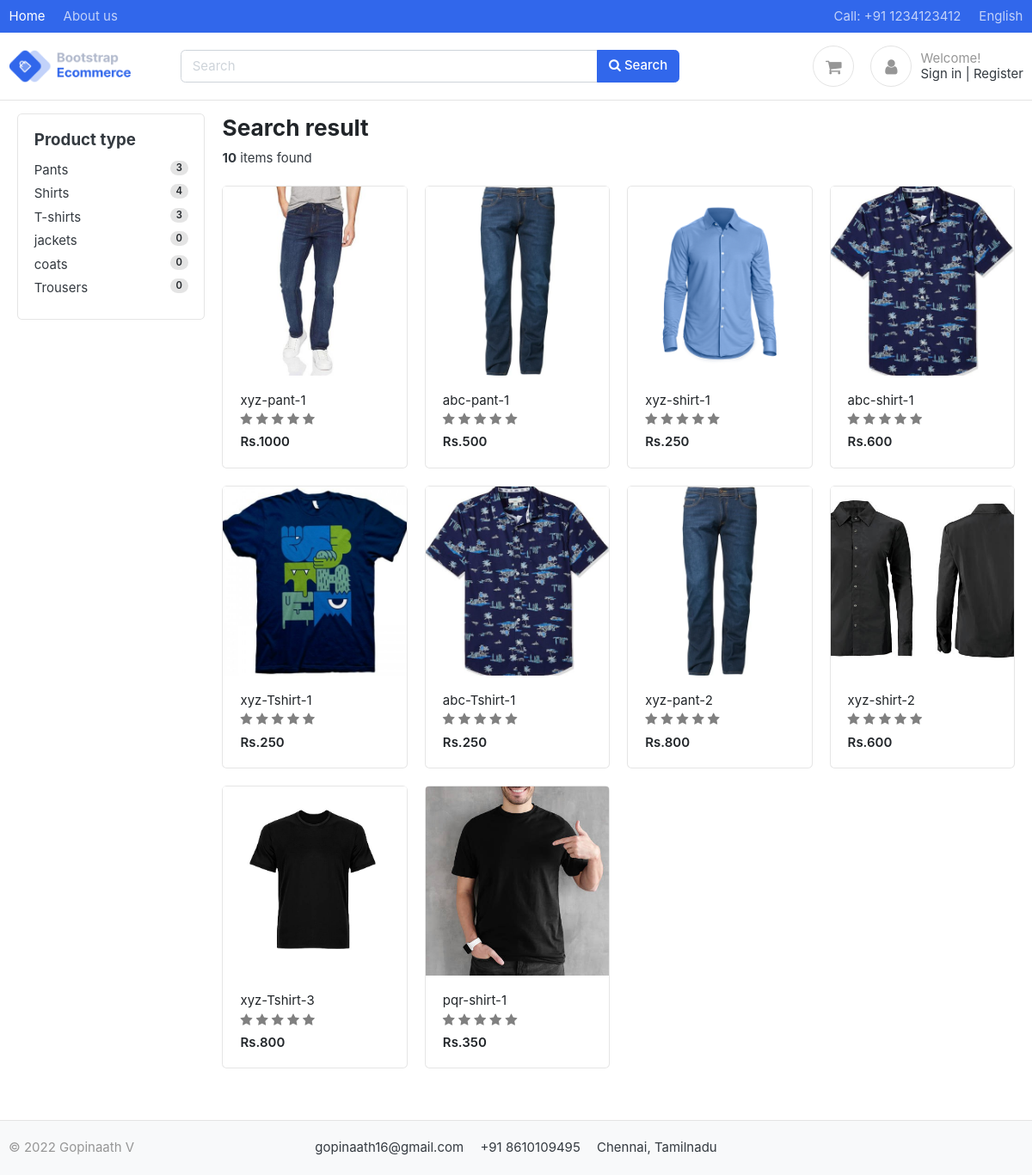
The app's page /shop/ with its own data.
### product_category/models.py (models this page shows, shortened)
class Product_category(models.Model):
    category_name = models.CharField(max_length=50, unique=True)
    slug = models.SlugField(max_length=100, unique=True)
    category_description = models.TextField(max_length=255, blank=True)
    category_image = models.ImageField(upload_to='photos/categories', blank=True)
    class Meta:
        verbose_name='category'
        verbose_name_plural='categories'
    def get_url(self):
        return reverse('products_by_category',args=[self.slug])

### shop/models.py (models this page shows)
class Product(models.Model):
    product_name = models.CharField(max_length=200, unique=True)
    slug = models.SlugField(max_length=200, unique=True)
    product_description = models.TextField(max_length=500, blank=True)
    product_price = models.IntegerField()
    product_images = models.ImageField(upload_to='photos/products')
    product_category = models.ForeignKey(Product_category, on_delete=models.CASCADE)
    brand=models.ForeignKey(Brands, on_delete=models.CASCADE,null=True)
    stock = models.IntegerField()
    is_available = models.BooleanField(default=True)
    created_date = models.DateTimeField(auto_now_add=True)
    modified_date = models.DateTimeField(auto_now=True)
    def get_url(self):
        return reverse('product_detail',args=[self.product_category.slug,self.slug])
    def product_rating(self):
        reviews=Review_Rating.objects.filter(product=self.id)
        avg=0
        for review in reviews:
            avg+=review.rating
        if avg>0:
            avg=avg//len(reviews)
        return int(avg)
    def total_reviews(self):
        reviews=Review_Rating.objects.filter(product=self.id)
        return len(reviews)

### shop/views.py (the view)
# urls.py: path('', views.store, name='store'),
def store(request,category_slug=None):
     if category_slug != None:
         categories=get_object_or_404(Product_category,slug=category_slug)
         products=Product.objects.filter(product_category=categories,is_available=True).order_by('id')
         paginator= Paginator(products,12)
         page = request.GET.get('page')
         paged_products = paginator.get_page(page)
         products_count = products.count()
     else:
         products=Product.objects.all().filter(is_available=True).order_by('id')
         paginator = Paginator(products, 12)
         page = request.GET.get('page')
         paged_products = paginator.get_page(page)
         products_count=products.count()
     all_categories=Product_category.objects.all()
     categories={}
     for category in all_categories:
        categories[category]=Product.objects.all().filter(product_category=category).count()
     context={
         'products':paged_products,
         'products_count':products_count,
         'categories':categories,
     }
     return render(request,'content.html',context)

### cart/context_processor.py (called while the page is built)
def cart_items_count(request):
    cart_cnt=0
    if request.path=='admin':
        return {}
    else:
       try:
            cart_cnt=0
            if request.user.is_authenticated:
                cart_items=Cart_Items.objects.all().filter(user=request.user)
            else:
                cart=Cart.objects.filter(cart_id=_cart_id(request))
                cart_items=Cart_Items.objects.all().filter(cart=cart[:1])
            for cart_item in cart_items:
                cart_cnt += cart_item.quantity
       except Cart.DoesNotExist:
           cart_cnt=0
    return dict(cart_cnt=cart_cnt)

### cart/views.py (called while the page is built)
def _cart_id(request):
    cart=request.session.session_key
    if not cart:
        cart=request.session.create()
    return cart

### product_category/context_processor.py (called while the page is built)
def category_links(request):
    links=Product_category.objects.all()
    return dict(links=links)

### templates/content.html (shortened to what this page needs)
{% extends 'base.html'%}
{% load static %}
{% block content %}
<section class="section-content">
<div class="container" style="display: flex;">
	<div class="container" style="flex: 25%;">
		<div class="card mb-3" style="margin-top: 1rem;">
	<div class="card-body">
		<h5 class="card-title">Product type</h5>
		<ul class="list-menu">
			{% for category,cnt in categories.items %}
			<li><a href="{{ category.get_url }}">{{category.category_name}} <span class="badge badge-pill badge-light float-right">{{cnt}}</span> </a></li>
			{% endfor %}
		</ul>
	</div>
</div>
	</div>
	<div class="container">
<header class="section-heading">
	<h3 class="section-title">Search result</h3>
    <div class="form-inline">
			<span class="mr-md-auto"><b>{{ products_count }}</b> items found </span>
		</div>
</header>
<div class="row">
	{% for product in products %}
	<div class="col-md-3">
		<div href="#" class="card card-product-grid">
			<a href="#" class="img-wrap"> <img src="{{ product.product_images.url }}"> </a>
			<figcaption class="info-wrap">
				<a href="{{ product.get_url }}" class="title">{{product.product_name}}</a>
				<div class="rating-wrap">
					{% if product.product_rating >= 1%}
				<span><i class="fa fa-star" style="color: #ffb503;"> </i></span>
				{% else %}
				<span><i class="fa fa-star" style="color: grey;"> </i></span>
				{% endif %}
				{% if product.product_rating >= 2%}
				<span><i class="fa fa-star" style="color: #ffb503;"> </i></span>
				{% else %}
				<span><i class="fa fa-star" style="color: grey;"> </i></span>
				{% endif %}
				{% if product.product_rating >= 3%}
				<span><i class="fa fa-star" style="color: #ffb503;"> </i></span>
				{% else %}
				<span><i class="fa fa-star" style="color: grey;"> </i></span>
				{% endif %}
				{% if product.product_rating >= 4%}
				<span><i class="fa fa-star" style="color: #ffb503;"> </i></span>
				{% else %}
				<span><i class="fa fa-star" style="color: grey;"> </i></span>
				{% endif %}
				{% if product.product_rating >= 5%}
				<span><i class="fa fa-star" style="color: #ffb503;"> </i></span>
				{% else %}
				<span><i class="fa fa-star" style="color: grey;"> </i></span>
				{% endif %}
				</div>
				<div class="price mt-1">Rs.{{product.product_price}}</div>
			</figcaption>
		</div>
	</div>
	{% endfor %}
</div>
</div>
</div>
</section>
{% endblock %}

### templates/base.html (shortened to what this page needs)
<!DOCTYPE HTML>
{% load static%}
<html lang="en">
<head>
<link href="{% static 'css/bootstrap.css'%}" rel="stylesheet" type="text/css"/>
<link href="{% static 'css/ui.css'%}" rel="stylesheet" type="text/css"/>
    <link href="{% static 'css/custom.css'%}" rel="stylesheet" type="text/css"/>
    <link href="{% static 'css/responsive.css'%}" rel="stylesheet" media="only screen and (max-width: 1200px)" />
<link rel="stylesheet" href="https://cdnjs.cloudflare.com/ajax/libs/font-awesome/4.7.0/css/font-awesome.min.css">
</head>
<body>
{% include 'header.html'%}
{% block content %}
{% endblock %}
{% include 'footer.html' %}
</body>
</html>

### templates/header.html (shortened to what this page needs)
{% load static %}
<header class="section-header">
<nav class="navbar navbar-dark navbar-expand p-0 bg-primary">
<div class="container">
    <ul class="navbar-nav d-none d-md-flex mr-auto">
		<li class="nav-item"><a class="nav-link" href="{% url 'home'%}">Home</a></li>
		<li class="nav-item"><a class="nav-link" href="#">About us</a></li>
    </ul>
    <ul class="navbar-nav">
		<li  class="nav-item"><a href="#" class="nav-link"> Call: +91 1234123412 </a></li>
		<li  class="nav-item"> 	<a href="#" class="nav-link" > English </a></li>
	</ul>
  </div>
</nav>
<section class="header-main border-bottom">
	<div class="container">
<div class="row align-items-center">
	<div class="col-lg-2 col-6">
		<a href="{% url 'home'%}" class="brand-wrap">
			<img class="logo" src="{%static 'images/logo.png' %}">
		</a>
	</div>
	<div class="col-lg-6 col-12 col-sm-12">
		<form action="{% url 'search'%}" method="GET" class="search">
			<div class="input-group w-100">
			    <input type="text" class="form-control" placeholder="Search" name="key">
			    <div class="input-group-append">
			      <button class="btn btn-primary" type="submit">
			        <i class="fa fa-search"></i> Search
			      </button>
			    </div>
		    </div>
		</form>
	</div>
	<div class="col-lg-4 col-sm-6 col-12">
		<div class="widgets-wrap float-lg-right">
			{% if cart_cnt %}
			<div class="widget-header  mr-3">
				<a href="{% url 'cart' %}" class="icon icon-sm rounded-circle border"><i class="fa fa-shopping-cart"></i></a>
				<span class="badge badge-pill badge-danger notify">{{cart_cnt}}</span>
			</div>
			{% else %}
			<div class="widget-header  mr-3">
				<a href="{% url 'cart' %}" class="icon icon-sm rounded-circle border"><i class="fa fa-shopping-cart"></i></a>
			</div>
			{% endif %}
			<div class="widget-header icontext">
				<a href="{% url 'dashboard'%}" class="icon icon-sm rounded-circle border"><i class="fa fa-user"></i></a>
				<div class="text">
					<span class="text-muted">Welcome!</span>
					{% if user.is_authenticated %}
					<span>{{user.first_name}}</span>
					<div><a href="{% url 'logout'%}">Log out</a></div>
					{% else %}
					<div>
						<a href="{% url 'login'%}">Sign in</a> |
						<a href="{% url 'register'%}"> Register</a>
					</div>
					{% endif %}
				</div>
			</div>
		</div>
	</div>
</div>
	</div>
</section>
</header>

### templates/footer.html
{% load static %}
<footer class="section-footer down_footer border-top bg" >
	<div class="container">
		<section class="footer-bottom row">
			<div class="col-md-2">
				<p class="text-muted"> &copy 2022 Gopinaath V </p>
			</div>
			<div class="col-md-8 text-md-center">
				<span  class="px-2">gopinaath16@gmail.com</span>
				<span  class="px-2">+91 8610109495</span>
				<span  class="px-2">Chennai, Tamilnadu</span>
			</div>
			<div class="col-md-2 text-md-right text-muted">
			</div>
		</section>
	</div>
</footer>

### static/css/ui.css (style rules this page uses)
html { font-family: "Inter", sans-serif; font-size: 15px; }
.img-wrap { text-align: center; display: block; }
.img-wrap img { max-width: 100%; }
.icon-xs, .icon-sm, .icon-md, .icon-lg { display: inline-block; text-align: center; flex-shrink: 0; flex-grow: 0; }
.icon-sm { width: 48px; height: 48px; line-height: 48px !important; font-size: 20px; }
.bg { background-color: #f8f9fa; }
.section-heading { margin-bottom: 20px; margin-top: 15px; }
.section-title { color: #212529; }
p:last-child { margin-bottom: 0; }
.header-main { position: relative; padding-top: 1rem; padding-bottom: 1rem; }
.brand-wrap .logo, .navbar-brand .logo { margin-right: 7px; max-height: 42px; display: inline-block; }
.widget-header { display: inline-block; vertical-align: middle; position: relative; }
.widget-header a { color: #343a40; }
.widget-header i { color: #969696; }
.footer-bottom { padding-top: 20px; padding-bottom: 20px; }
[class*=list-] li:after { visibility: hidden; display: block; content: ""; overflow: hidden; height: 0; clear: both; }
.list-menu { list-style: none; margin: 0; padding-left: 0; }
.list-menu li { margin-bottom: 5px; }
.list-menu a { color: #343a40; }
[class*=card-product] a.title { color: #212529; display: block; }
[class*=card-product] .img-wrap { overflow: hidden; position: relative; }
[class*=card-product] .img-wrap img { height: 100%; max-width: 100%; width: auto; display: inline-block; -o-object-fit: cover; object-fit: cover; }
.card-product-grid { margin-bottom: 20px; }
.card-product-grid .img-wrap { border-radius: 0.2rem 0.2rem 0 0; height: 220px; }
.card-product-grid .info-wrap { overflow: hidden; padding: 18px 20px; }
.card .img-wrap { overflow: hidden; }
.icontext { display: inline-flex; align-items: center; vertical-align: middle; }
.icontext .text { width: 100%; line-height: 1.2; }
.icontext .icon { position: relative; margin-right: 10px; flex-shrink: 0; flex-grow: 0; }
.price { font-weight: 600; color: #212529; }

### records on screen
Product_category: category_name "Pants", cnt "3"
Product_category: category_name "Shirts", cnt "4"
Product_category: category_name "T-shirts", id "3"
Product_category: category_name "jackets", cnt "0"
Product_category: category_name "coats", cnt "0"
Product_category: category_name "Trousers", cnt "0"
Product: product_images (picture), product_name "xyz-pant-1", product_price "1000"
Product: product_images (picture), product_name "abc-pant-1", product_price "500"
Product: product_images (picture), product_name "xyz-shirt-1", product_price "250"
Product: product_images (picture), product_name "abc-shirt-1", product_price "600"
Product: product_images (picture), product_name "xyz-Tshirt-1", product_price "250"
Product: product_images (picture), product_name "abc-Tshirt-1", product_price "250"
Product: product_images (picture), product_name "xyz-pant-2", product_price "800"
Product: product_images (picture), product_name "xyz-shirt-2", product_price "600"
Product: product_images (picture), product_name "xyz-Tshirt-3", product_price "800"
Product: product_images (picture), product_name "pqr-shirt-1", product_price "350"

### other values on screen
{{ products_count }} "10"
